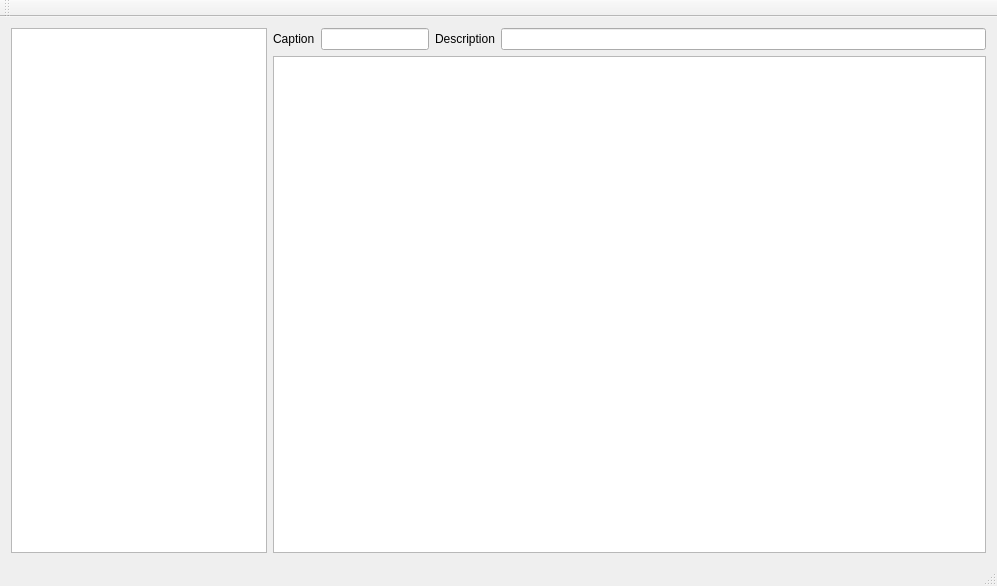
<?xml version="1.0" encoding="UTF-8"?>
<ui version="4.0">
 <class>MainWindow</class>
 <widget class="QMainWindow" name="MainWindow">
  <property name="geometry">
   <rect>
    <x>0</x>
    <y>0</y>
    <width>997</width>
    <height>586</height>
   </rect>
  </property>
  <property name="windowTitle">
   <string>MainWindow</string>
  </property>
  <widget class="QWidget" name="centralWidget">
   <property name="sizePolicy">
    <sizepolicy hsizetype="Preferred" vsizetype="Preferred">
     <horstretch>0</horstretch>
     <verstretch>0</verstretch>
    </sizepolicy>
   </property>
   <layout class="QHBoxLayout" name="horizontalLayout_2" stretch="0,5">
    <item>
     <widget class="QTreeView" name="fileSystemView">
      <property name="sizePolicy">
       <sizepolicy hsizetype="Expanding" vsizetype="Expanding">
        <horstretch>0</horstretch>
        <verstretch>0</verstretch>
       </sizepolicy>
      </property>
     </widget>
    </item>
    <item>
     <layout class="QVBoxLayout" name="verticalLayout">
      <item>
       <layout class="QHBoxLayout" name="horizontalLayout" stretch="0,0,0,0">
        <item>
         <widget class="QLabel" name="label">
          <property name="text">
           <string>Caption</string>
          </property>
         </widget>
        </item>
        <item>
         <widget class="QLineEdit" name="captionLineEdit">
          <property name="sizePolicy">
           <sizepolicy hsizetype="Expanding" vsizetype="Fixed">
            <horstretch>0</horstretch>
            <verstretch>0</verstretch>
           </sizepolicy>
          </property>
          <property name="readOnly">
           <bool>true</bool>
          </property>
         </widget>
        </item>
        <item>
         <widget class="QLabel" name="label_3">
          <property name="text">
           <string>Description</string>
          </property>
         </widget>
        </item>
        <item>
         <widget class="QLineEdit" name="descriptionLineEdit">
          <property name="sizePolicy">
           <sizepolicy hsizetype="Expanding" vsizetype="Fixed">
            <horstretch>5</horstretch>
            <verstretch>0</verstretch>
           </sizepolicy>
          </property>
          <property name="readOnly">
           <bool>true</bool>
          </property>
         </widget>
        </item>
       </layout>
      </item>
      <item>
       <widget class="QGraphicsView" name="graphicsView">
        <property name="sizePolicy">
         <sizepolicy hsizetype="Expanding" vsizetype="Expanding">
          <horstretch>5</horstretch>
          <verstretch>0</verstretch>
         </sizepolicy>
        </property>
       </widget>
      </item>
     </layout>
    </item>
   </layout>
  </widget>
  <widget class="QMenuBar" name="menuBar">
   <property name="geometry">
    <rect>
     <x>0</x>
     <y>0</y>
     <width>997</width>
     <height>25</height>
    </rect>
   </property>
  </widget>
  <widget class="QToolBar" name="mainToolBar">
   <attribute name="toolBarArea">
    <enum>TopToolBarArea</enum>
   </attribute>
   <attribute name="toolBarBreak">
    <bool>false</bool>
   </attribute>
  </widget>
  <widget class="QStatusBar" name="statusBar"/>
 </widget>
 <layoutdefault spacing="6" margin="11"/>
 <resources/>
 <connections/>
</ui>
